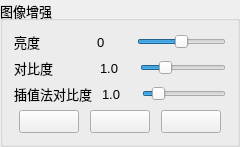
         <widget class="QGroupBox" name="groupBox">
          <property name="sizePolicy">
           <sizepolicy hsizetype="Preferred" vsizetype="Minimum">
            <horstretch>0</horstretch>
            <verstretch>0</verstretch>
           </sizepolicy>
          </property>
          <property name="font">
           <font>
            <pointsize>10</pointsize>
           </font>
          </property>
          <property name="contextMenuPolicy">
           <enum>Qt::CustomContextMenu</enum>
          </property>
          <property name="title">
           <string>图像增强</string>
          </property>
          <layout class="QVBoxLayout" name="verticalLayout_4">
           <item>
            <layout class="QHBoxLayout" name="horizontalLayout_22">
             <property name="spacing">
              <number>10</number>
             </property>
             <item>
              <widget class="QLabel" name="label">
               <property name="sizePolicy">
                <sizepolicy hsizetype="Fixed" vsizetype="Fixed">
                 <horstretch>0</horstretch>
                 <verstretch>0</verstretch>
                </sizepolicy>
               </property>
               <property name="minimumSize">
                <size>
                 <width>40</width>
                 <height>0</height>
                </size>
               </property>
               <property name="text">
                <string>亮度             </string>
               </property>
              </widget>
             </item>
             <item alignment="Qt::AlignHCenter">
              <widget class="QLabel" name="label_3">
               <property name="sizePolicy">
                <sizepolicy hsizetype="Fixed" vsizetype="Preferred">
                 <horstretch>0</horstretch>
                 <verstretch>0</verstretch>
                </sizepolicy>
               </property>
               <property name="minimumSize">
                <size>
                 <width>30</width>
                 <height>0</height>
                </size>
               </property>
               <property name="text">
                <string>0</string>
               </property>
              </widget>
             </item>
             <item>
              <widget class="QSlider" name="horizontalSlider">
               <property name="sizePolicy">
                <sizepolicy hsizetype="Expanding" vsizetype="Fixed">
                 <horstretch>0</horstretch>
                 <verstretch>0</verstretch>
                </sizepolicy>
               </property>
               <property name="maximumSize">
                <size>
                 <width>180</width>
                 <height>16777215</height>
                </size>
               </property>
               <property name="minimum">
                <number>-200</number>
               </property>
               <property name="maximum">
                <number>200</number>
               </property>
               <property name="singleStep">
                <number>2</number>
               </property>
               <property name="value">
                <number>0</number>
               </property>
               <property name="sliderPosition">
                <number>0</number>
               </property>
               <property name="orientation">
                <enum>Qt::Horizontal</enum>
               </property>
               <property name="invertedControls">
                <bool>false</bool>
               </property>
              </widget>
             </item>
            </layout>
           </item>
           <item>
            <layout class="QHBoxLayout" name="horizontalLayout_33">
             <property name="spacing">
              <number>10</number>
             </property>
             <item>
              <widget class="QLabel" name="label_2">
               <property name="sizePolicy">
                <sizepolicy hsizetype="Fixed" vsizetype="Fixed">
                 <horstretch>0</horstretch>
                 <verstretch>0</verstretch>
                </sizepolicy>
               </property>
               <property name="minimumSize">
                <size>
                 <width>40</width>
                 <height>0</height>
                </size>
               </property>
               <property name="text">
                <string>对比度          </string>
               </property>
              </widget>
             </item>
             <item alignment="Qt::AlignHCenter">
              <widget class="QLabel" name="label_4">
               <property name="sizePolicy">
                <sizepolicy hsizetype="Fixed" vsizetype="Preferred">
                 <horstretch>0</horstretch>
                 <verstretch>0</verstretch>
                </sizepolicy>
               </property>
               <property name="minimumSize">
                <size>
                 <width>30</width>
                 <height>0</height>
                </size>
               </property>
               <property name="text">
                <string>1.0</string>
               </property>
              </widget>
             </item>
             <item>
              <widget class="QSlider" name="horizontalSlider_2">
               <property name="sizePolicy">
                <sizepolicy hsizetype="Expanding" vsizetype="Fixed">
                 <horstretch>0</horstretch>
                 <verstretch>0</verstretch>
                </sizepolicy>
               </property>
               <property name="maximumSize">
                <size>
                 <width>180</width>
                 <height>16777215</height>
                </size>
               </property>
               <property name="minimum">
                <number>30</number>
               </property>
               <property name="maximum">
                <number>300</number>
               </property>
               <property name="singleStep">
                <number>5</number>
               </property>
               <property name="pageStep">
                <number>20</number>
               </property>
               <property name="value">
                <number>100</number>
               </property>
               <property name="orientation">
                <enum>Qt::Horizontal</enum>
               </property>
              </widget>
             </item>
            </layout>
           </item>
           <item>
            <layout class="QHBoxLayout" name="horizontalLayout_44">
             <property name="spacing">
              <number>10</number>
             </property>
             <item>
              <widget class="QLabel" name="label_25">
               <property name="sizePolicy">
                <sizepolicy hsizetype="Fixed" vsizetype="Fixed">
                 <horstretch>0</horstretch>
                 <verstretch>0</verstretch>
                </sizepolicy>
               </property>
               <property name="minimumSize">
                <size>
                 <width>40</width>
                 <height>0</height>
                </size>
               </property>
               <property name="text">
                <string>插值法对比度</string>
               </property>
              </widget>
             </item>
             <item alignment="Qt::AlignHCenter">
              <widget class="QLabel" name="label_26">
               <property name="sizePolicy">
                <sizepolicy hsizetype="Fixed" vsizetype="Preferred">
                 <horstretch>0</horstretch>
                 <verstretch>0</verstretch>
                </sizepolicy>
               </property>
               <property name="minimumSize">
                <size>
                 <width>30</width>
                 <height>0</height>
                </size>
               </property>
               <property name="text">
                <string>1.0</string>
               </property>
              </widget>
             </item>
             <item>
              <widget class="QSlider" name="horizontalSlider_3">
               <property name="sizePolicy">
                <sizepolicy hsizetype="Expanding" vsizetype="Fixed">
                 <horstretch>0</horstretch>
                 <verstretch>0</verstretch>
                </sizepolicy>
               </property>
               <property name="maximumSize">
                <size>
                 <width>180</width>
                 <height>16777215</height>
                </size>
               </property>
               <property name="minimum">
                <number>0</number>
               </property>
               <property name="maximum">
                <number>800</number>
               </property>
               <property name="singleStep">
                <number>5</number>
               </property>
               <property name="pageStep">
                <number>20</number>
               </property>
               <property name="value">
                <number>100</number>
               </property>
               <property name="orientation">
                <enum>Qt::Horizontal</enum>
               </property>
              </widget>
             </item>
            </layout>
           </item>
           <item>
            <layout class="QHBoxLayout" name="horizontalLayout_55">
             <item>
              <widget class="QPushButton" name="pushButton_81">
               <property name="enabled">
                <bool>true</bool>
               </property>
               <property name="minimumSize">
                <size>
                 <width>0</width>
                 <height>0</height>
                </size>
               </property>
               <property name="maximumSize">
                <size>
                 <width>60</width>
                 <height>16777215</height>
                </size>
               </property>
               <property name="font">
                <font>
                 <pointsize>10</pointsize>
                </font>
               </property>
               <property name="toolTip">
                <string>顺时针旋转90°</string>
               </property>
               <property name="text">
                <string/>
               </property>
               <property name="icon">
                <iconset>
                 <normaloff>images/icon_33.png</normaloff>images/icon_33.png</iconset>
               </property>
               <property name="iconSize">
                <size>
                 <width>16</width>
                 <height>16</height>
                </size>
               </property>
              </widget>
             </item>
             <item>
              <widget class="QPushButton" name="pushButton_82">
               <property name="enabled">
                <bool>true</bool>
               </property>
               <property name="minimumSize">
                <size>
                 <width>0</width>
                 <height>0</height>
                </size>
               </property>
               <property name="maximumSize">
                <size>
                 <width>60</width>
                 <height>16777215</height>
                </size>
               </property>
               <property name="font">
                <font>
                 <pointsize>10</pointsize>
                </font>
               </property>
               <property name="toolTip">
                <string>水平翻转</string>
               </property>
               <property name="text">
                <string/>
               </property>
               <property name="icon">
                <iconset>
                 <normaloff>images/图片20.png</normaloff>images/图片20.png</iconset>
               </property>
               <property name="iconSize">
                <size>
                 <width>16</width>
                 <height>16</height>
                </size>
               </property>
              </widget>
             </item>
             <item>
              <widget class="QPushButton" name="pushButton_83">
               <property name="enabled">
                <bool>true</bool>
               </property>
               <property name="maximumSize">
                <size>
                 <width>60</width>
                 <height>16777215</height>
                </size>
               </property>
               <property name="font">
                <font>
                 <pointsize>10</pointsize>
                </font>
               </property>
               <property name="toolTip">
                <string>垂直翻转</string>
               </property>
               <property name="text">
                <string/>
               </property>
               <property name="icon">
                <iconset>
                 <normaloff>images/图片21.png</normaloff>images/图片21.png</iconset>
               </property>
               <property name="iconSize">
                <size>
                 <width>16</width>
                 <height>16</height>
                </size>
               </property>
              </widget>
             </item>
            </layout>
           </item>
          </layout>
         </widget>
